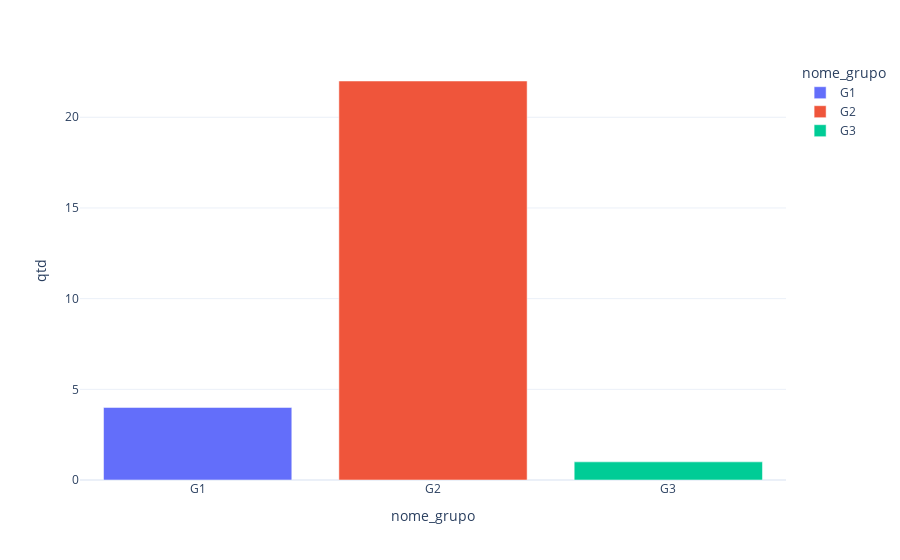

Here is the notebook cell this chart was saved with:
### Code cell
fig = px.bar(resumo, x="nome_grupo", y="qtd", color="nome_grupo")  
fig

### Figure 1 — Plotly figure (JSON) as saved in the notebook; plotly's stock layout.template omitted (floating-point values rounded to 4 significant figures)
{"data": [{"alignmentgroup": "True", "hovertemplate": "nome_grupo=%{x}<br>qtd=%{y}<extra></extra>", "legendgroup": "G1", "marker": {"color": "#636efa", "pattern": {"shape": ""}}, "name": "G1", "offsetgroup": "G1", "orientation": "v", "showlegend": true, "textposition": "auto", "type": "bar", "x": ["G1"], "xaxis": "x", "y": [4], "yaxis": "y"}, {"alignmentgroup": "True", "hovertemplate": "nome_grupo=%{x}<br>qtd=%{y}<extra></extra>", "legendgroup": "G2", "marker": {"color": "#EF553B", "pattern": {"shape": ""}}, "name": "G2", "offsetgroup": "G2", "orientation": "v", "showlegend": true, "textposition": "auto", "type": "bar", "x": ["G2"], "xaxis": "x", "y": [22], "yaxis": "y"}, {"alignmentgroup": "True", "hovertemplate": "nome_grupo=%{x}<br>qtd=%{y}<extra></extra>", "legendgroup": "G3", "marker": {"color": "#00cc96", "pattern": {"shape": ""}}, "name": "G3", "offsetgroup": "G3", "orientation": "v", "showlegend": true, "textposition": "auto", "type": "bar", "x": ["G3"], "xaxis": "x", "y": [1], "yaxis": "y"}], "layout": {"autosize": true, "barmode": "relative", "legend": {"title": {"text": "nome_grupo"}, "tracegroupgap": 0}, "margin": {"t": 60}, "xaxis": {"anchor": "y", "autorange": true, "categoryarray": ["G1", "G2", "G3"], "categoryorder": "array", "domain": [0, 1], "range": [-0.5, 2.5], "title": {"text": "nome_grupo"}, "type": "category"}, "yaxis": {"anchor": "x", "autorange": true, "domain": [0, 1], "range": [0, 23.16], "title": {"text": "qtd"}, "type": "linear"}}}
